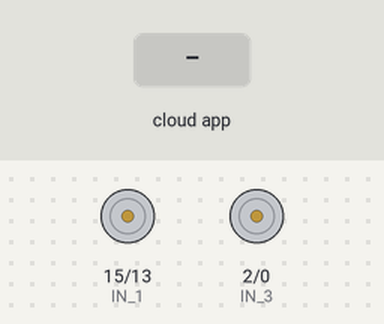
This sketch was run on a simulated ESP8266 (NodeMCU). Shown: motor-driver pin pairs drawn as motors (green arrow = first pin HIGH = forward, orange = second pin HIGH = backward, longer = more drive, scaled by the enable pin). The inputs (shaded band) are chosen by the test bench. The RemoteXY app is connected.

Above: at 1.2 s.
1.3 s: the phone or cloud app sets button_3 to 1
At 2.2 s:
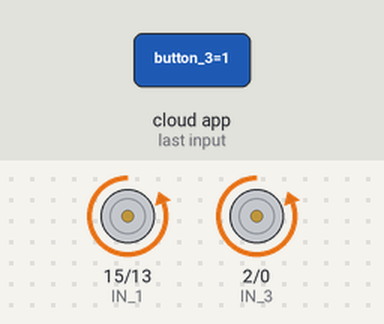
2.8 s: the phone or cloud app sets button_3 to 0
At 3.3 s:
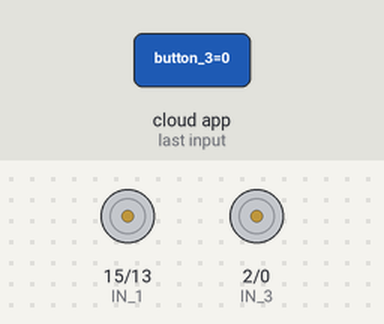
4.3 s: the phone or cloud app sets button_4 to 1
At 5.5 s:
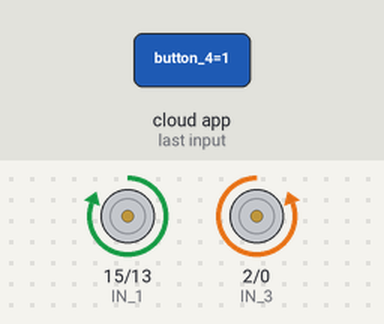
5.8 s: the phone or cloud app sets button_5 to 1
At 6.8 s:
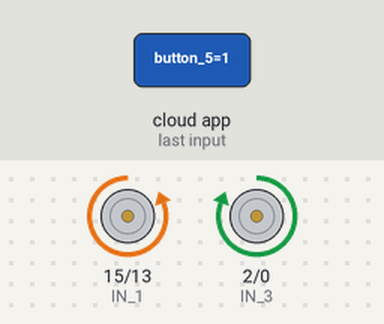
7.3 s: the phone or cloud app sets button_6 to 1
At 8.0 s:
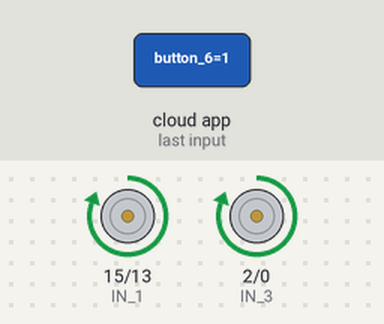
8.8 s: the phone or cloud app sets button_6 to 0
At 9.1 s:
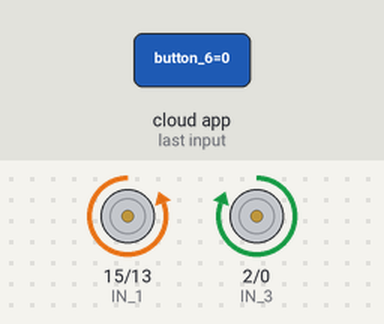
Timing chart, 0 to 11.3 s (numbered marks = the images above; inputs shaded):
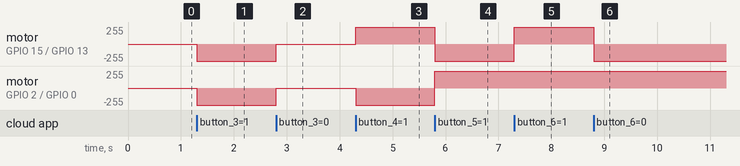

Measured:
- after the input at 1.3 s, motor on GPIO 15 (IN_1) / GPIO 13 (IN_2), motor on GPIO 2 (IN_3) / GPIO 0 (IN_4): stopped → backward 255/255 at once
- after the input at 2.8 s, motor on GPIO 15 (IN_1) / GPIO 13 (IN_2), motor on GPIO 2 (IN_3) / GPIO 0 (IN_4): backward 255/255 → stopped at once
- after the input at 4.3 s, motor on GPIO 15 (IN_1) / GPIO 13 (IN_2): stopped → forward 255/255 at once; motor on GPIO 2 (IN_3) / GPIO 0 (IN_4): stopped → backward 255/255 at once
- after the input at 5.8 s, motor on GPIO 15 (IN_1) / GPIO 13 (IN_2): forward 255/255 → backward 255/255 at once; motor on GPIO 2 (IN_3) / GPIO 0 (IN_4): backward 255/255 → forward 255/255 at once
- after the input at 7.3 s, motor on GPIO 15 (IN_1) / GPIO 13 (IN_2): backward 255/255 → forward 255/255 at once
- after the input at 8.8 s, motor on GPIO 15 (IN_1) / GPIO 13 (IN_2): forward 255/255 → backward 255/255 at once

The sketch:

WTC.ino
```cpp
//////////////////////////////////////////////
//        RemoteXY include library          //
//////////////////////////////////////////////

// RemoteXY select connection mode and include library
#define REMOTEXY_MODE__ESP8266WIFI_LIB_POINT
#include <ESP8266WiFi.h>

#include <RemoteXY.h>

// RemoteXY connection settings
#define REMOTEXY_WIFI_SSID "WTC"
#define REMOTEXY_WIFI_PASSWORD "12345678"
#define REMOTEXY_SERVER_PORT 6377


// RemoteXY configurate
#pragma pack(push, 1)
uint8_t RemoteXY_CONF[] =
  { 255,8,0,0,0,152,0,13,13,1,
  1,0,9,44,12,12,2,31,88,0,
  1,0,45,42,12,12,2,31,88,0,
  2,0,36,22,22,11,2,26,31,31,
  79,78,0,79,70,70,0,129,0,10,
  24,18,6,17,99,117,116,116,101,114,
  0,129,0,7,36,18,6,17,111,112,
  101,110,0,129,0,43,36,18,6,17,
  99,108,111,115,101,0,2,0,36,5,
  22,11,2,26,31,31,79,78,0,79,
  70,70,0,129,0,5,7,18,6,17,
  99,111,110,118,101,121,111,114,0,1,
  0,29,54,12,12,2,31,70,0,1,
  0,9,69,12,12,2,31,76,0,1,
  0,45,70,12,12,2,31,82,0,1,
  0,27,87,12,12,2,31,66,0 };
// this structure defines all the variables and events of your control interface
struct {

    // input variables
  uint8_t switch_1; // =1 if switch ON and =0 if OFF
  uint8_t switch_2; // =1 if switch ON and =0 if OFF
  uint8_t button_1; // =1 if button pressed, else =0
  uint8_t button_2; // =1 if button pressed, else =0
  uint8_t button_3; // =1 if button pressed, else =0
  uint8_t button_4; // =1 if button pressed, else =0
  uint8_t button_5; // =1 if button pressed, else =0
  uint8_t button_6; // =1 if button pressed, else =0

    // other variable
  uint8_t connect_flag;  // =1 if wire connected, else =0

} RemoteXY;
#pragma pack(pop)

/////////////////////////////////////////////
//           END RemoteXY include          //
/////////////////////////////////////////////


#define IN_3  2     /* GPIO2(D4) -> IN3   */
#define IN_1  15   /* GPIO15(D8) -> IN1  */
#define IN_4  0    /* GPIO0(D3) -> IN4   */
#define IN_2 13 /* GPIO13(D7) -> IN2  */
#define ENA 14          /*Enable/speed motors Right   GPIO14(D5)*/
#define ENB   12          /* Enable/speed motors Left GPIO12(D6)*/


void setup()
{
  RemoteXY_Init ();


  pinMode (IN_1, OUTPUT);
  pinMode (IN_2, OUTPUT);
  pinMode (IN_3 , OUTPUT);
  pinMode (IN_4, OUTPUT);

  // TODO you setup code

}

void loop()
{
  RemoteXY_Handler ();


  if (RemoteXY.button_3 == HIGH){        //forward
       digitalWrite(IN_1, LOW);
      digitalWrite(IN_2, HIGH);
      analogWrite(ENA, 255);

      digitalWrite(IN_3, LOW);
      digitalWrite(IN_4, HIGH);
      analogWrite(ENB, 255);
      }
  else if (RemoteXY.button_6 == HIGH){       //backward
       digitalWrite(IN_1, HIGH);
      digitalWrite(IN_2, LOW);
      analogWrite(ENA, 255);

      digitalWrite(IN_3, HIGH);
      digitalWrite(IN_4, LOW);
      analogWrite(ENB, 255);
      }
  else if (RemoteXY.button_5 == HIGH){        //turn left
     digitalWrite(IN_1, LOW);
      digitalWrite(IN_2, HIGH);
      analogWrite(ENA, 255);

      digitalWrite(IN_3, HIGH);
      digitalWrite(IN_4, LOW);
      analogWrite(ENB, 255);
      }
  else if (RemoteXY.button_4 == HIGH){            //turn right
      digitalWrite(IN_1, HIGH);
      digitalWrite(IN_2, LOW);
      analogWrite(ENA, 255);

      digitalWrite(IN_3, LOW);
      digitalWrite(IN_4, HIGH);
      analogWrite(ENB, 255);
      }
  else {
        digitalWrite(IN_1, LOW);
      digitalWrite(IN_2, LOW);
      analogWrite(ENA, 0);

      digitalWrite(IN_3, LOW);
      digitalWrite(IN_4, LOW);
      analogWrite(ENB, 0);
       }


  // TODO you loop code
  // use the RemoteXY structure for data transfer
  // do not call delay()


}
```
